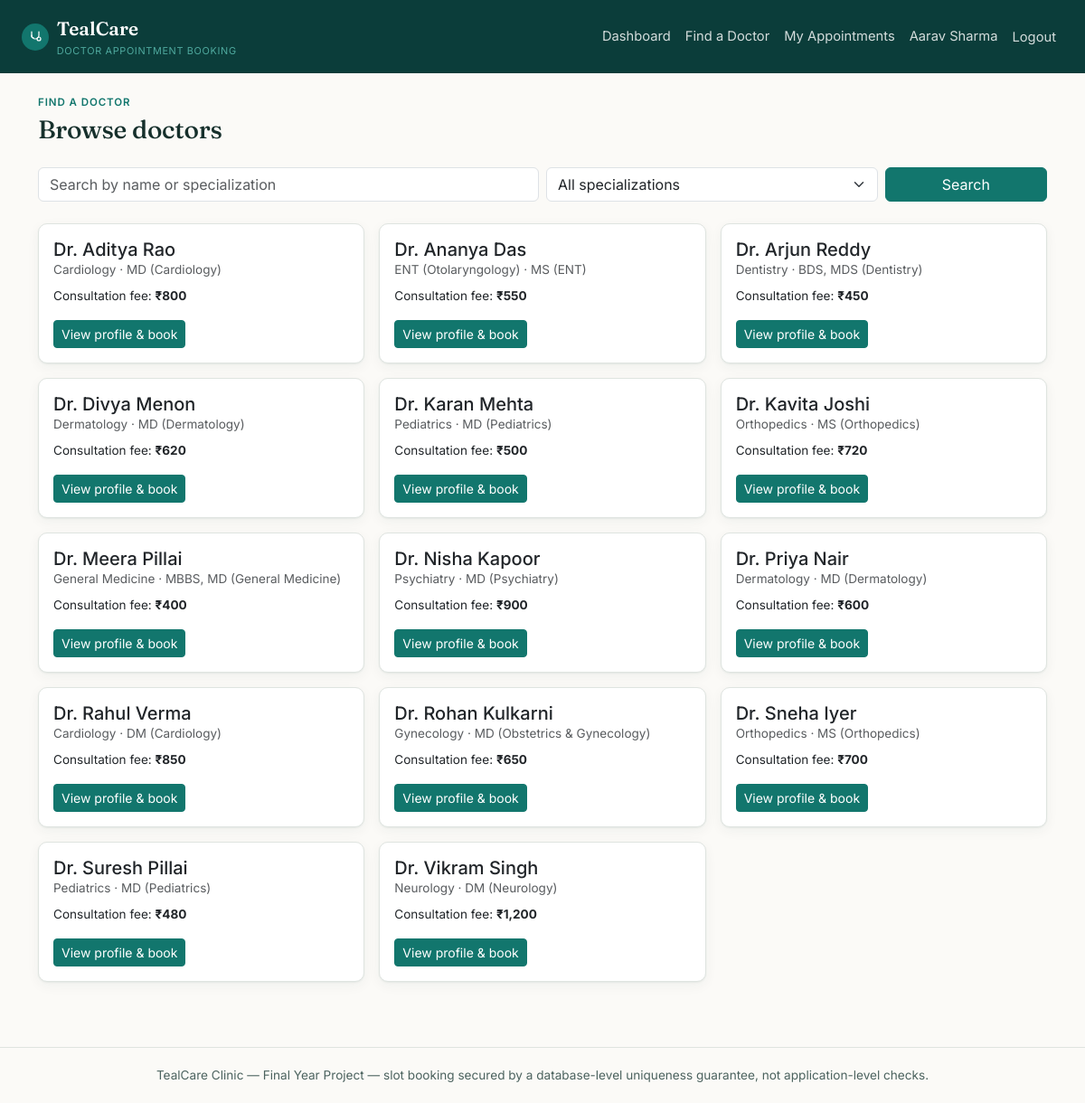
/patient/doctors (signed in), run on the app's committed database.
### tables this page shows
CREATE TABLE users (
    id INT AUTO_INCREMENT PRIMARY KEY,
    role ENUM('admin','doctor','patient') NOT NULL,
    name VARCHAR(150) NOT NULL,
    email VARCHAR(190) NOT NULL UNIQUE,
    password_hash VARCHAR(255) NOT NULL,
    phone VARCHAR(20) NULL,
     
    staff_code VARCHAR(20) NULL UNIQUE,
     
     
    status ENUM('active','suspended') NOT NULL DEFAULT 'active',
    reset_token VARCHAR(64) NULL,
    reset_token_expires_at DATETIME NULL,
    created_at TIMESTAMP NOT NULL DEFAULT CURRENT_TIMESTAMP
);

CREATE TABLE doctors (
    id INT AUTO_INCREMENT PRIMARY KEY,
    user_id INT NOT NULL UNIQUE,
    specialization_id INT NOT NULL,
    qualification VARCHAR(150) NOT NULL,
    consultation_fee DECIMAL(10,2) NOT NULL DEFAULT 0,
    default_slot_duration_minutes INT NOT NULL DEFAULT 20,
    bio TEXT NULL,
    status ENUM('active','inactive') NOT NULL DEFAULT 'active',
    created_at TIMESTAMP NOT NULL DEFAULT CURRENT_TIMESTAMP,
    FOREIGN KEY (user_id) REFERENCES users(id) ON DELETE CASCADE,
    FOREIGN KEY (specialization_id) REFERENCES specializations(id)
);

CREATE TABLE specializations (
    id INT AUTO_INCREMENT PRIMARY KEY,
    name VARCHAR(100) NOT NULL UNIQUE,
    description VARCHAR(255) NULL
);

### app/views/patient/doctors.php (the view, shortened to what the rows shown need)
<p class="eyebrow mb-1">Find a doctor</p>
<h1 class="h3 mb-4">Browse doctors</h1>
<form method="get" action="<?= Router::url('/patient/doctors') ?>" class="row g-2 mb-4">
    <div class="col-md-6">
        <input type="text" name="q" class="form-control" placeholder="Search by name or specialization" value="<?= htmlspecialchars($search, ENT_QUOTES) ?>">
    </div>
    <div class="col-md-4">
        <select name="specialization_id" class="form-select">
            <option value="0">All specializations</option>
        </select>
    </div>
    <div class="col-md-2"><button class="btn btn-tc w-100">Search</button></div>
</form>
<div class="row g-3">
    <?php foreach ($doctors as $doc): ?>
        <div class="col-md-6 col-lg-4">
            <div class="card card-tc h-100">
                <div class="card-body">
                    <h5 class="mb-0"><?= htmlspecialchars($doc['name'], ENT_QUOTES) ?></h5>
                    <p class="text-muted small mb-2"><?= htmlspecialchars($doc['specialization_name'], ENT_QUOTES) ?> &middot; <?= htmlspecialchars($doc['qualification'], ENT_QUOTES) ?></p>
                    <p class="small mb-3">Consultation fee: <strong>&#8377;<?= number_format((float) $doc['consultation_fee']) ?></strong></p>
                    <a href="<?= Router::url('/patient/doctors/' . $doc['id']) ?>" class="btn btn-tc btn-sm">View profile &amp; book</a>
                </div>
            </div>
        </div>
    <?php endforeach; ?>
</div>

### core/Router.php (shortened to what the rows shown need)
<?php
class Router
{
    private array $routes = ['GET' => [], 'POST' => []];
    private static string $basePath = '';
    public static function setBasePath(string $path): void
    {
        self::$basePath = rtrim($path, '/');
    }
    public static function url(string $path = ''): string
    {
        return self::$basePath . $path;
    }
    public function get(string $pattern, array $handler): void
    {
        $this->routes['GET'][$pattern] = $handler;
    }
    public function post(string $pattern, array $handler): void
    {
        $this->routes['POST'][$pattern] = $handler;
    }
    public function dispatch(string $method, string $uri): void
    {
        $path = parse_url($uri, PHP_URL_PATH) ?? '/';
        $path = rtrim($path, '/');
        foreach ($this->routes[$method] ?? [] as $pattern => $handler) {
            $params = $this->match($pattern, $path);
            if ($params !== null) {
                [$controllerClass, $action] = $handler;
                $controller = new $controllerClass();
                call_user_func_array([$controller, $action], $params);
                return;
            }
        }
    }
    private function match(string $pattern, string $path): ?array
    {
        $regex = preg_replace('#\{[a-zA-Z_]+\}#', '([^/]+)', $pattern);
        $regex = rtrim($regex, '/');
        if ($regex === '') {
            $regex = '/';
        }
        if (!preg_match('#^' . $regex . '$#', $path, $matches)) {
            return null;
        }
        array_shift($matches);
        return $matches;
    }
}

### app/views/partials/header.php (shortened to what the rows shown need)
<?php
$currentUser = Auth::user();
?>
<!doctype html>
<html lang="en">
<head>
    <link href="https://cdn.jsdelivr.net/npm/bootstrap@5.3.3/dist/css/bootstrap.min.css" rel="stylesheet">
    <link href="<?= Router::url('/assets/css/style.css') ?>" rel="stylesheet">
</head>
<body>
<nav class="navbar navbar-expand-lg navbar-tc">
    <div class="container-fluid px-3 px-lg-4">
        <a class="navbar-brand" href="<?= Router::url($currentUser ? \App\Controllers\AuthController::roleHome($currentUser['role']) : '/login') ?>">
            <span class="brand-mark">
            </span>
            <span>TealCare<small>Doctor Appointment Booking</small></span>
        </a>
        <div class="collapse navbar-collapse" id="navMain">
            <ul class="navbar-nav ms-auto align-items-lg-center">
                <?php if ($currentUser && $currentUser['role'] === 'admin'): ?>
                    <li class="nav-item"><a class="nav-link" href="<?= Router::url('/admin/dashboard') ?>">Dashboard</a></li>
                    <li class="nav-item"><a class="nav-link" href="<?= Router::url('/admin/doctors') ?>">Doctors</a></li>
                    <li class="nav-item"><a class="nav-link" href="<?= Router::url('/admin/specializations') ?>">Specializations</a></li>
                    <li class="nav-item"><a class="nav-link" href="<?= Router::url('/admin/board') ?>">Today's Board</a></li>
                    <li class="nav-item"><a class="nav-link" href="<?= Router::url('/admin/appointments') ?>">Appointments</a></li>
                    <li class="nav-item"><a class="nav-link" href="<?= Router::url('/admin/patients') ?>">Patients</a></li>
                    <li class="nav-item"><a class="nav-link" href="<?= Router::url('/admin/stress-test') ?>">Stress Test</a></li>
                    <li class="nav-item"><a class="nav-link" href="<?= Router::url('/admin/audit-log') ?>">Audit &amp; Reports</a></li>
                <?php elseif ($currentUser): ?>
                    <li class="nav-item"><a class="nav-link" href="<?= Router::url('/patient/dashboard') ?>">Dashboard</a></li>
                    <li class="nav-item"><a class="nav-link" href="<?= Router::url('/patient/doctors') ?>">Find a Doctor</a></li>
                    <li class="nav-item"><a class="nav-link" href="<?= Router::url('/patient/appointments') ?>">My Appointments</a></li>
                <?php endif; ?>
                <?php if ($currentUser): ?>
                    <li class="nav-item"><a class="nav-link" href="<?= Router::url('/account') ?>"><?= htmlspecialchars($currentUser['name'], ENT_QUOTES) ?></a></li>
                    <li class="nav-item">
                        <form method="post" action="<?= Router::url('/logout') ?>" class="d-inline">
                            <button type="submit" class="btn btn-link nav-link" style="border:0;">Logout</button>
                        </form>
                    </li>
                <?php else: ?>
                    <li class="nav-item"><a class="nav-link" href="<?= Router::url('/login') ?>">Login</a></li>
                    <li class="nav-item"><a class="nav-link" href="<?= Router::url('/register') ?>">Register</a></li>
                <?php endif; ?>
            </ul>
        </div>
    </div>
</nav>
<div class="container py-4">

### data on the page
users: name "Aarav Sharma"
doctors: user.name "Dr. Aditya Rao", specialization.name "Cardiology", qualification "MD (Cardiology)", consultation_fee "800"
doctors: user.name "Dr. Ananya Das", specialization.name "ENT (Otolaryngology)", qualification "MS (ENT)", consultation_fee "550"
doctors: user.name "Dr. Arjun Reddy", specialization.name "Dentistry", qualification "BDS, MDS (Dentistry)", consultation_fee "450"
doctors: user.name "Dr. Divya Menon", specialization.name "Dermatology", qualification "MD (Dermatology)", consultation_fee "620"
doctors: user.name "Dr. Karan Mehta", specialization.name "Pediatrics", qualification "MD (Pediatrics)", consultation_fee "500"
doctors: user.name "Dr. Kavita Joshi", specialization.name "Orthopedics", qualification "MS (Orthopedics)", consultation_fee "720"
doctors: user.name "Dr. Meera Pillai", specialization.name "General Medicine", qualification "MBBS, MD (General Medicine)", consultation_fee "400"
doctors: user.name "Dr. Nisha Kapoor", specialization.name "Psychiatry", qualification "MD (Psychiatry)", consultation_fee "900"
doctors: user.name "Dr. Priya Nair", specialization.name "Dermatology", qualification "MD (Dermatology)", consultation_fee "600"
doctors: user.name "Dr. Rahul Verma", specialization.name "Cardiology", qualification "DM (Cardiology)", consultation_fee "850"
doctors: user.name "Dr. Rohan Kulkarni", specialization.name "Gynecology", qualification "MD (Obstetrics & Gynecology)", consultation_fee "650"
doctors: user.name "Dr. Sneha Iyer", specialization.name "Orthopedics", qualification "MS (Orthopedics)", consultation_fee "700"
doctors: user.name "Dr. Suresh Pillai", specialization.name "Pediatrics", qualification "MD (Pediatrics)", consultation_fee "480"
doctors: user.name "Dr. Vikram Singh", specialization.name "Neurology", qualification "DM (Neurology)", consultation_fee "1,200"
